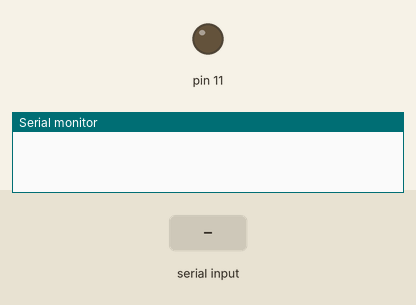
A sketch run on a simulated Arduino Leonardo, built with avr-gcc and run on an emulated ATmega32U4. On the bench: output pins drawn as LEDs (lit = HIGH), the last lines printed to the serial monitor. The test bench sets the inputs (shaded band).

Above: at 1.2 s.
1.3 s: "START\n" received over Serial
At 2.1 s:
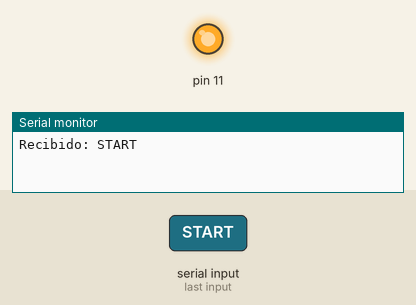
4.3 s: "STOP\n" received over Serial
At 4.8 s:
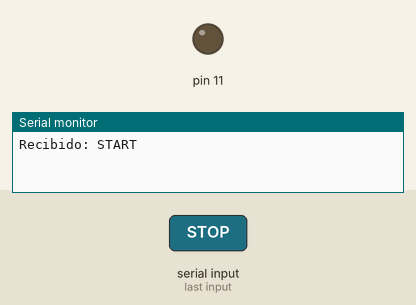
Timing chart, 0 to 7.3 s (numbered marks = the images above; inputs shaded):
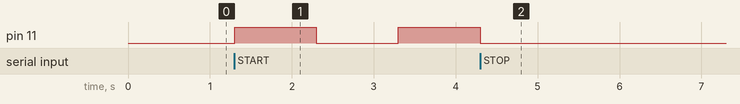

Measured:
- after the input at 1.3 s, pin 11: LOW → HIGH at once, → LOW 1.0 s later, → HIGH 1.0 s later
- after the input at 4.3 s, pin 11: goes on until 4.3 s, then stays LOW

The sketch:

Arduino.ino
```cpp
bool iniciado = false;

void setup() {
  pinMode(11, OUTPUT);
  Serial.begin(9600);  // Inicia la comunicación serial
  while (!Serial) {
    ; // Espera a que el puerto serial esté listo (para placas como Leonardo)
  }
}

void loop() {
  // Escuchar comandos seriales desde la PC
  if (Serial.available()) {
    String comando = Serial.readStringUntil('\n');  // Leer hasta nueva línea
    comando.trim();  // Elimina espacios en blanco o saltos de línea

    if (comando == "START") {
      iniciado = true;
      Serial.println("Recibido: START");
    } else if (comando == "STOP") {
      iniciado = false;
      digitalWrite(11, LOW);  // Asegurar que el pin quede apagado
      Serial.println("Recibido: STOP");
    }
  }

  // Si fue iniciado, ejecutar el parpadeo
  if (iniciado) {
    digitalWrite(11, HIGH);
    delay(1000);
    digitalWrite(11, LOW);
    delay(1000);
  }
}
```
